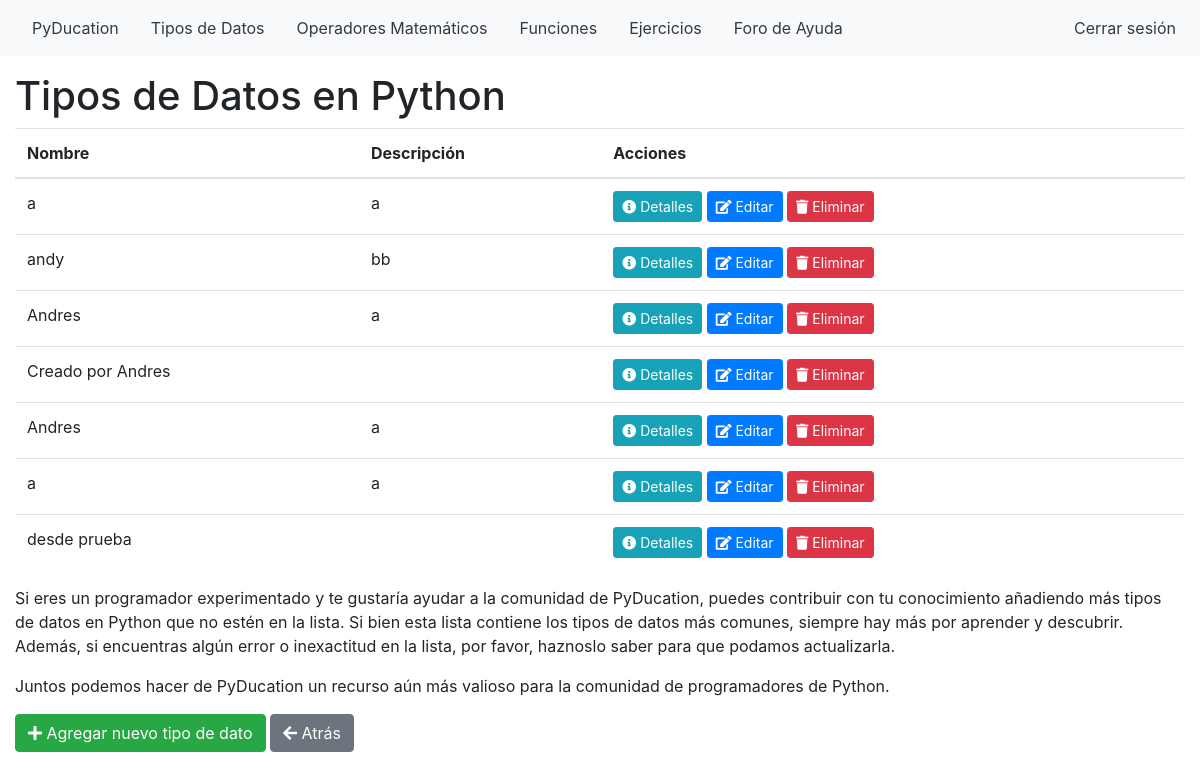
Before: /data_list/ (signed in) with the older database file.
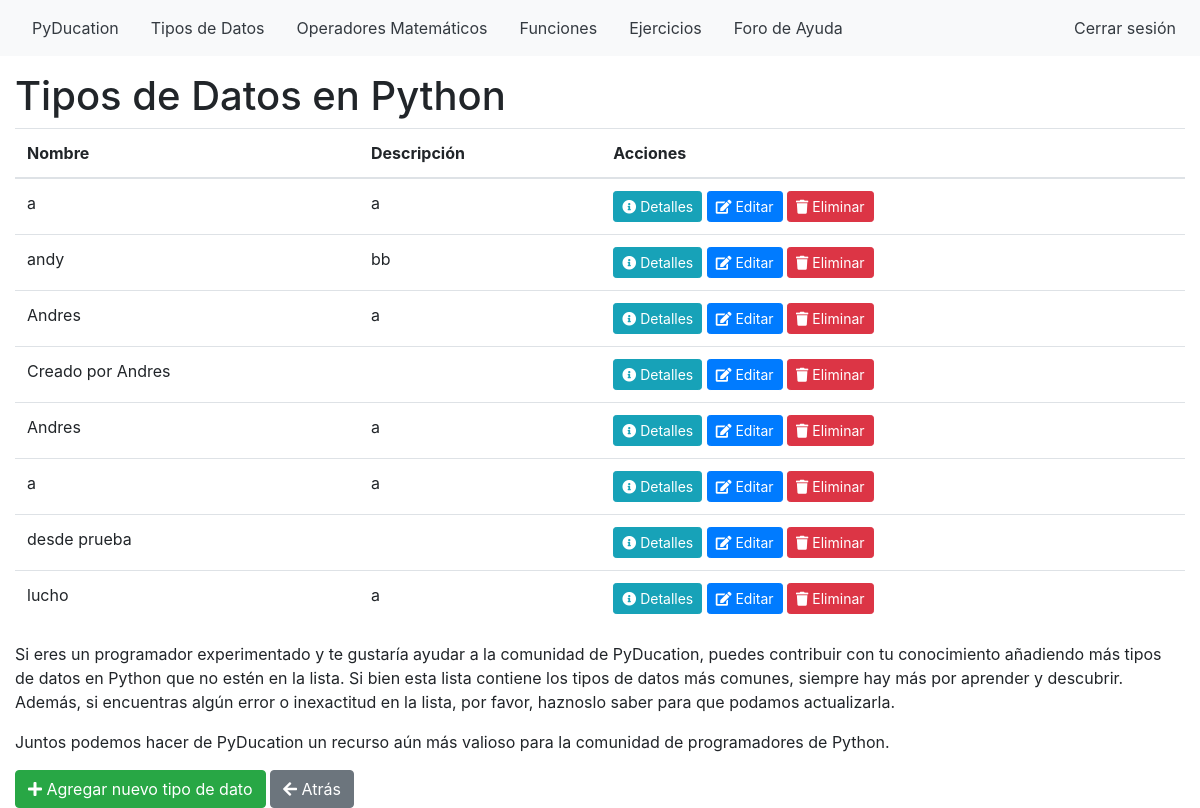
After: the same page with the newer database file.
### blog/models.py (models this page shows)
class DataType(models.Model):
    name = models.CharField(max_length=255)
    description = models.TextField(blank=True, null=True)
    example = models.TextField(blank=True, null=True)
    data_type_created_by = models.ForeignKey(
        User,
        on_delete=models.CASCADE,
        related_name='data_types_created',
        null=True,
        blank=True,
        default=None,
    )

### blog/views.py (the view)
# urls.py: path('data_list/', DataTypeListView.as_view(), name='data_type_list'),
class DataTypeListView(LoginRequiredMixin, ListView):
    template_name = 'data_types/data_type_list.html'
    model = DataType
    context_object_name = 'data_types'

### PyDucation/templates/data_types/data_type_list.html (shortened to what this page needs)
{% extends 'PyDucation/base.html' %}
{% block content %}
  <h1>Tipos de Datos en Python</h1>
  <table class="table">
    <thead>
      <tr>
        <th>Nombre</th>
        <th>Descripción</th>
        <th>Acciones</th>
      </tr>
    </thead>
    <tbody>
      {% for data_type in data_types %}
        <tr>
          <td>{{ data_type.name }}</td>
          <td>{{ data_type.description }}</td>
          <td>
            <a href="{% url 'data_type_detail' pk=data_type.pk %}" class="btn btn-sm btn-info"><i class="fas fa-info-circle"></i> Detalles</a>
            <a href="{% url 'data_type_update' pk=data_type.pk %}" class="btn btn-sm btn-primary"><i class="fas fa-edit"></i> Editar</a>
            <form action="{% url 'data_type_delete' pk=data_type.pk %}" method="post" class="d-inline">
              <button type="submit" class="btn btn-sm btn-danger" onclick="return confirm('¿Está seguro de que desea eliminar este tipo de datos?')"><i class="fas fa-trash"></i> Eliminar</button>
            </form>
          </td>
        </tr>
      {% empty %}
        <tr>
          <td colspan="3">No se encontraron tipos de datos.</td>
        </tr>
      {% endfor %}
    </tbody>
  </table>
  <p>Si eres un programador experimentado y te gustaría ayudar a la comunidad de PyDucation, puedes contribuir con tu conocimiento añadiendo más tipos de datos en Python que no estén en la lista. Si bien esta lista contiene los tipos de datos más comunes, siempre hay más por aprender y descubrir. Además, si encuentras algún error o inexactitud en la lista, por favor, haznoslo saber para que podamos actualizarla.
  <p>Juntos podemos hacer de PyDucation un recurso aún más valioso para la comunidad de programadores de Python.</p>
  <a href="{% url 'data_type_create' %}" class="btn btn-success"><i class="fas fa-plus"></i> Agregar nuevo tipo de dato</a>
  <a href="{% url 'pyducation' %}" class="btn btn-secondary"><i class="fas fa-arrow-left"></i> Atrás</a>
{% endblock %}

Changed rows visible on the page:
added DataType: name "lucho", description "a"
